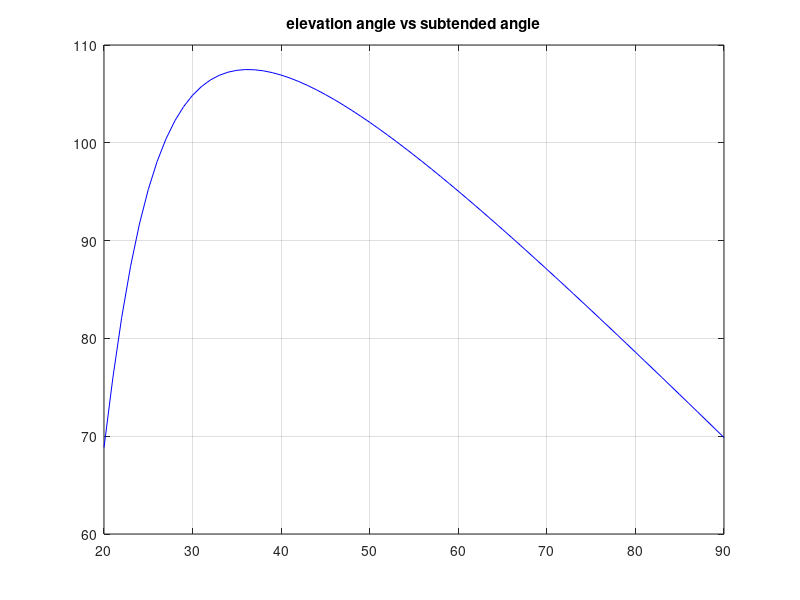
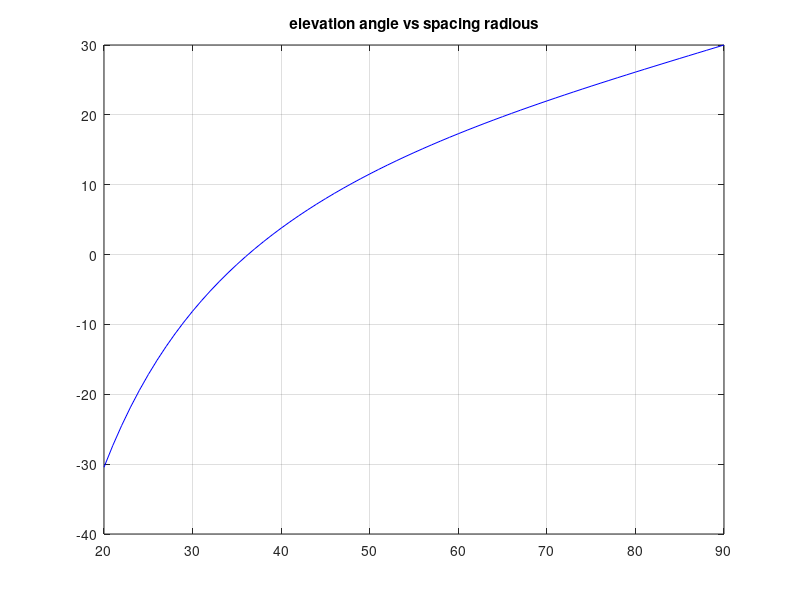

Recreate these plots in MATLAB, in order.
clc;
close all;
%x=-30:30;
%y=-30:30;
R=30;
H=22;
ele=20:90;
g=R-H*cotd(ele);
theta_sub = atand((R+g)/H)+ atand((R-g)/H);
theta_0= (theta_sub/2)-(90-ele);
%x0= sqrt(x.^2+y.^2).*cosd(atand(y/x)-theta_0);
%y0= sqrt(x.^2+y.^2).*sind(atand(y/x)-theta_0);
%x_a= (x0-H*tand(theta_0)).*cosd(theta_0);
%theta_a=atand(realsqrt(x_a.^2)/(H*cosd(theta_0)+x0.*sind(theta_0)));
%theta=-90:1:90;
% n=5;
% a=1/n;
% theta_3db=2*acosd(0.5^a);
% D1=(32*log10(2))/(2*theta_3db^2);
% y=0:theta_sub;
% deviation=theta_sub/2-y;
% D=D1*cosd(deviation).^n;
% D_db=10*log10(D);   % Ata matrix hoar kotha cilo
% hold on;
% figure (4);
% plot(deviation,D_db); % Akhane problem ace....

%% Relation between the elevation angle and the maximum pointing angle.
%figure (1);
%plot(ele,theta_0);
%title('elevation angle vs the maximum pointing angle');
%% Relation between the elevation angle and the subtended angle.
figure (2);
plot(ele, theta_sub,'b');
title('elevation angle vs subtended angle');
hold on;
grid on;
%% Relation between the elevation angle and the spacing radious

figure (3);
plot(ele,g,'b');
title('elevation angle vs spacing radious');
hold on;
grid on;
